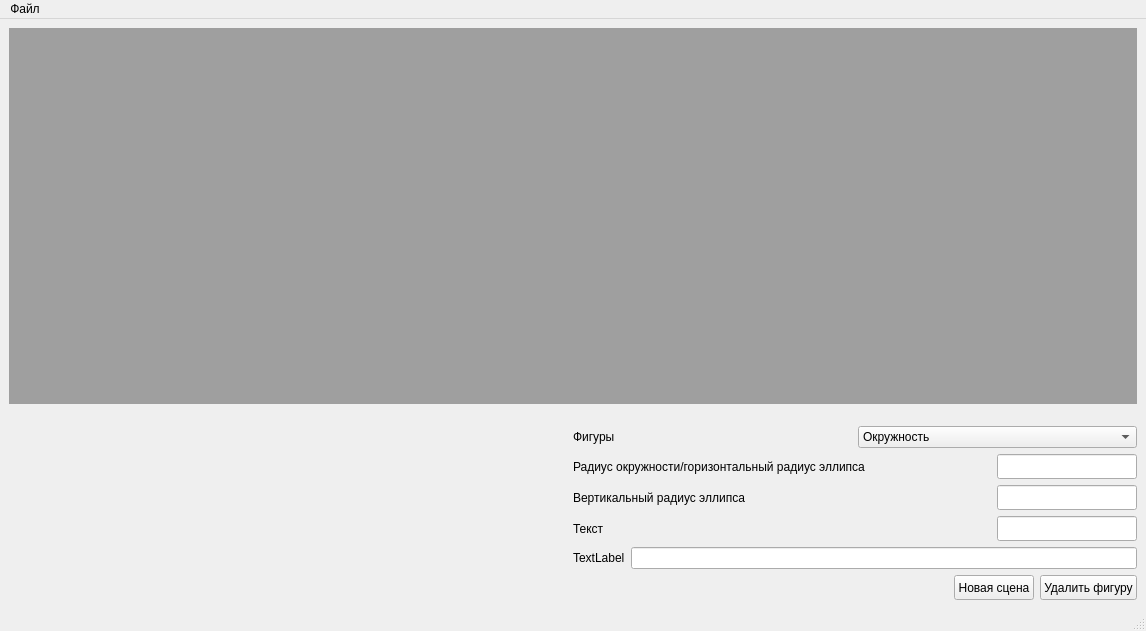
<?xml version="1.0" encoding="UTF-8"?>
<ui version="4.0">
 <class>MainWindow</class>
 <widget class="QMainWindow" name="MainWindow">
  <property name="geometry">
   <rect>
    <x>0</x>
    <y>0</y>
    <width>1146</width>
    <height>631</height>
   </rect>
  </property>
  <property name="minimumSize">
   <size>
    <width>950</width>
    <height>570</height>
   </size>
  </property>
  <property name="windowTitle">
   <string>MainWindow</string>
  </property>
  <widget class="QWidget" name="centralwidget">
   <property name="minimumSize">
    <size>
     <width>919</width>
     <height>0</height>
    </size>
   </property>
   <layout class="QVBoxLayout" name="verticalLayout_5">
    <item>
     <layout class="QVBoxLayout" name="verticalLayout_6">
      <item>
       <widget class="QMdiArea" name="mdiArea"/>
      </item>
      <item>
       <spacer name="verticalSpacer">
        <property name="orientation">
         <enum>Qt::Vertical</enum>
        </property>
        <property name="sizeHint" stdset="0">
         <size>
          <width>20</width>
          <height>40</height>
         </size>
        </property>
       </spacer>
      </item>
      <item>
       <layout class="QHBoxLayout" name="horizontalLayout">
        <item>
         <spacer name="horizontalSpacer_2">
          <property name="orientation">
           <enum>Qt::Horizontal</enum>
          </property>
          <property name="sizeHint" stdset="0">
           <size>
            <width>0</width>
            <height>0</height>
           </size>
          </property>
         </spacer>
        </item>
        <item>
         <layout class="QVBoxLayout" name="verticalLayout_10">
          <item>
           <layout class="QHBoxLayout" name="horizontalLayout_8">
            <item>
             <widget class="QLabel" name="label">
              <property name="enabled">
               <bool>true</bool>
              </property>
              <property name="text">
               <string>Фигуры</string>
              </property>
             </widget>
            </item>
            <item>
             <widget class="QComboBox" name="chooseObject">
              <item>
               <property name="text">
                <string>Окружность</string>
               </property>
              </item>
              <item>
               <property name="text">
                <string>Эллипс</string>
               </property>
              </item>
              <item>
               <property name="text">
                <string>Текст</string>
               </property>
              </item>
              <item>
               <property name="text">
                <string>Текст в эллипсе</string>
               </property>
              </item>
              <item>
               <property name="text">
                <string>Правильный треугольник с текстом</string>
               </property>
              </item>
              <item>
               <property name="text">
                <string>Треугольник</string>
               </property>
              </item>
             </widget>
            </item>
           </layout>
          </item>
          <item>
           <layout class="QHBoxLayout" name="horizontalLayout_2">
            <item>
             <widget class="QLabel" name="label_2">
              <property name="text">
               <string>Радиус окружности/горизонтальный радиус эллипса</string>
              </property>
             </widget>
            </item>
            <item>
             <widget class="QLineEdit" name="radius_1">
              <property name="sizePolicy">
               <sizepolicy hsizetype="Maximum" vsizetype="Fixed">
                <horstretch>0</horstretch>
                <verstretch>0</verstretch>
               </sizepolicy>
              </property>
              <property name="minimumSize">
               <size>
                <width>140</width>
                <height>25</height>
               </size>
              </property>
              <property name="maximumSize">
               <size>
                <width>140</width>
                <height>16777215</height>
               </size>
              </property>
              <property name="text">
               <string/>
              </property>
             </widget>
            </item>
           </layout>
          </item>
          <item>
           <layout class="QHBoxLayout" name="horizontalLayout_6">
            <item>
             <widget class="QLabel" name="label_4">
              <property name="text">
               <string>Вертикальный радиус эллипса</string>
              </property>
             </widget>
            </item>
            <item>
             <widget class="QLineEdit" name="radius_2">
              <property name="minimumSize">
               <size>
                <width>140</width>
                <height>25</height>
               </size>
              </property>
              <property name="maximumSize">
               <size>
                <width>140</width>
                <height>16777215</height>
               </size>
              </property>
             </widget>
            </item>
           </layout>
          </item>
          <item>
           <layout class="QHBoxLayout" name="horizontalLayout_7">
            <item>
             <widget class="QLabel" name="label_5">
              <property name="text">
               <string>Текст</string>
              </property>
             </widget>
            </item>
            <item>
             <widget class="QLineEdit" name="lineEditText">
              <property name="minimumSize">
               <size>
                <width>140</width>
                <height>25</height>
               </size>
              </property>
              <property name="maximumSize">
               <size>
                <width>140</width>
                <height>16777215</height>
               </size>
              </property>
             </widget>
            </item>
           </layout>
          </item>
          <item>
           <layout class="QHBoxLayout" name="horizontalLayout_11">
            <item>
             <widget class="QLabel" name="label_3">
              <property name="text">
               <string>TextLabel</string>
              </property>
             </widget>
            </item>
            <item>
             <widget class="QLineEdit" name="lineEdit"/>
            </item>
           </layout>
          </item>
          <item>
           <layout class="QHBoxLayout" name="horizontalLayout_9">
            <item>
             <spacer name="horizontalSpacer">
              <property name="orientation">
               <enum>Qt::Horizontal</enum>
              </property>
              <property name="sizeHint" stdset="0">
               <size>
                <width>40</width>
                <height>20</height>
               </size>
              </property>
             </spacer>
            </item>
            <item>
             <widget class="QPushButton" name="newSceneButton">
              <property name="minimumSize">
               <size>
                <width>0</width>
                <height>25</height>
               </size>
              </property>
              <property name="maximumSize">
               <size>
                <width>140</width>
                <height>16777215</height>
               </size>
              </property>
              <property name="text">
               <string>Новая сцена</string>
              </property>
             </widget>
            </item>
            <item>
             <widget class="QPushButton" name="pushButton">
              <property name="minimumSize">
               <size>
                <width>0</width>
                <height>25</height>
               </size>
              </property>
              <property name="maximumSize">
               <size>
                <width>140</width>
                <height>16777215</height>
               </size>
              </property>
              <property name="text">
               <string>Удалить фигуру</string>
              </property>
             </widget>
            </item>
           </layout>
          </item>
         </layout>
        </item>
       </layout>
      </item>
     </layout>
    </item>
   </layout>
  </widget>
  <widget class="QMenuBar" name="menubar">
   <property name="geometry">
    <rect>
     <x>0</x>
     <y>0</y>
     <width>1146</width>
     <height>21</height>
    </rect>
   </property>
   <widget class="QMenu" name="menu">
    <property name="title">
     <string>Файл</string>
    </property>
    <addaction name="separator"/>
    <addaction name="openAction"/>
    <addaction name="saveAction"/>
   </widget>
   <addaction name="menu"/>
  </widget>
  <widget class="QStatusBar" name="statusbar"/>
  <action name="openAction">
   <property name="text">
    <string>Открыть</string>
   </property>
  </action>
  <action name="saveAction">
   <property name="text">
    <string>Сохранить</string>
   </property>
  </action>
 </widget>
 <resources/>
 <connections/>
</ui>
